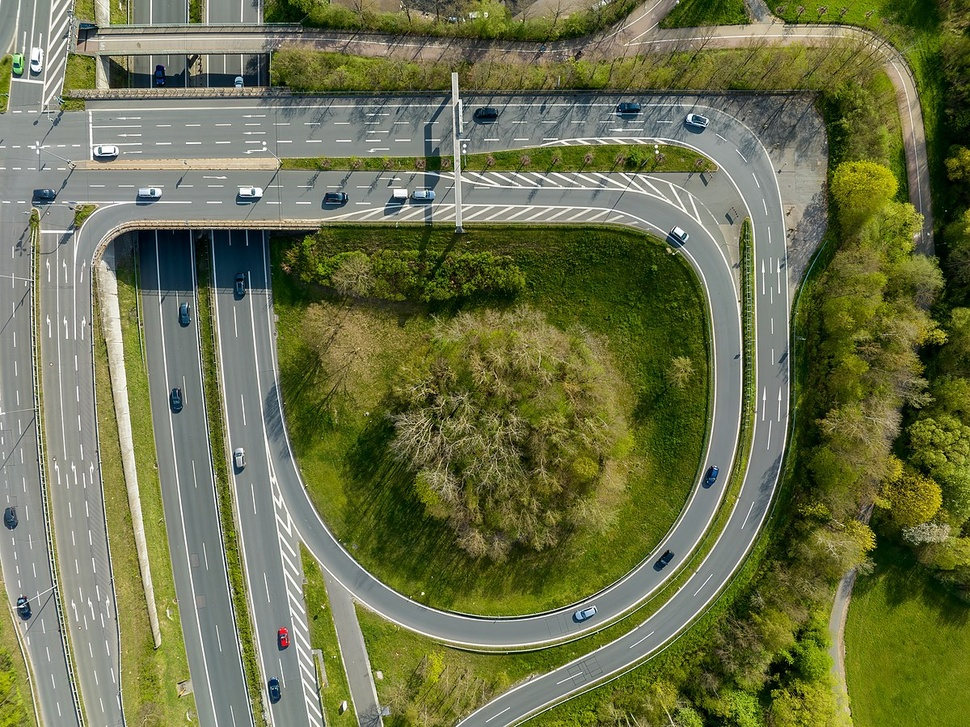
#> input picture udemy_course_tasks/chapter2/road.jpg, 970 x 727 px, shrunk from 1200 x 899 before the run
$ python images2.py
#> lines starting #> are read from the running program, lines starting #| are printed output that depends on the picture
import cv2 as cv
import numpy as np
import matplotlib.pyplot as plt
from IPython.display import Image

# Read the image in BGR format (OpenCV reads images in BGR by default)
img_bgr = cv.imread("road.jpg", cv.IMREAD_COLOR)
#> img_bgr is the input picture: shape (727, 970, 3); mean B, G, R 75.5, 113.8, 108.8

# Split the image into its Blue, Green, and Red channels
b, g, r = cv.split(img_bgr)
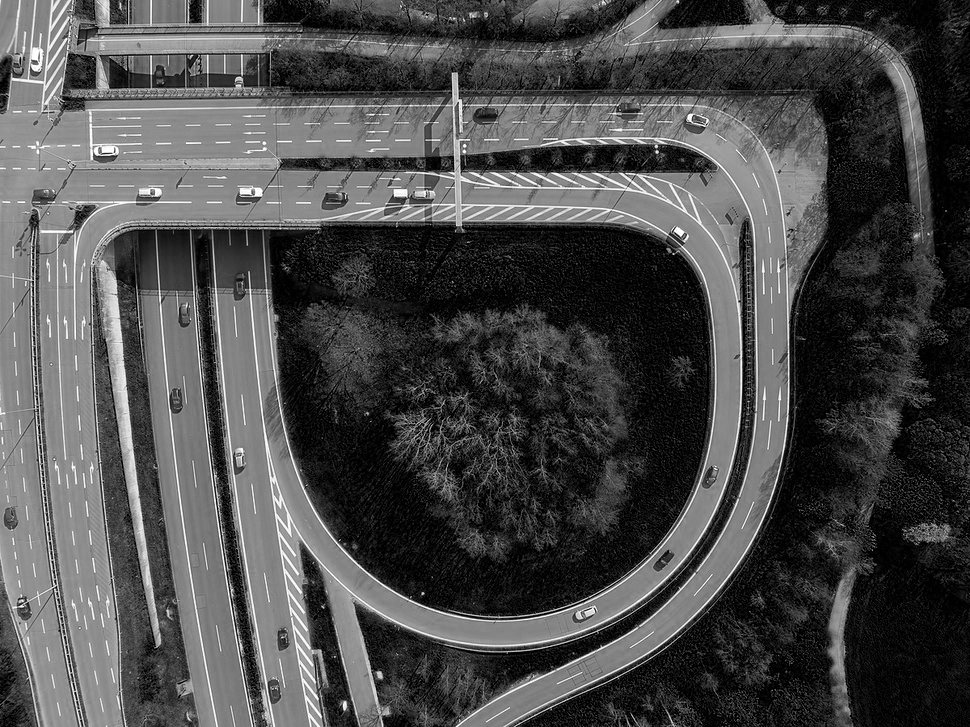
#> b: shape (727, 970); min 0, max 255, mean 75.5
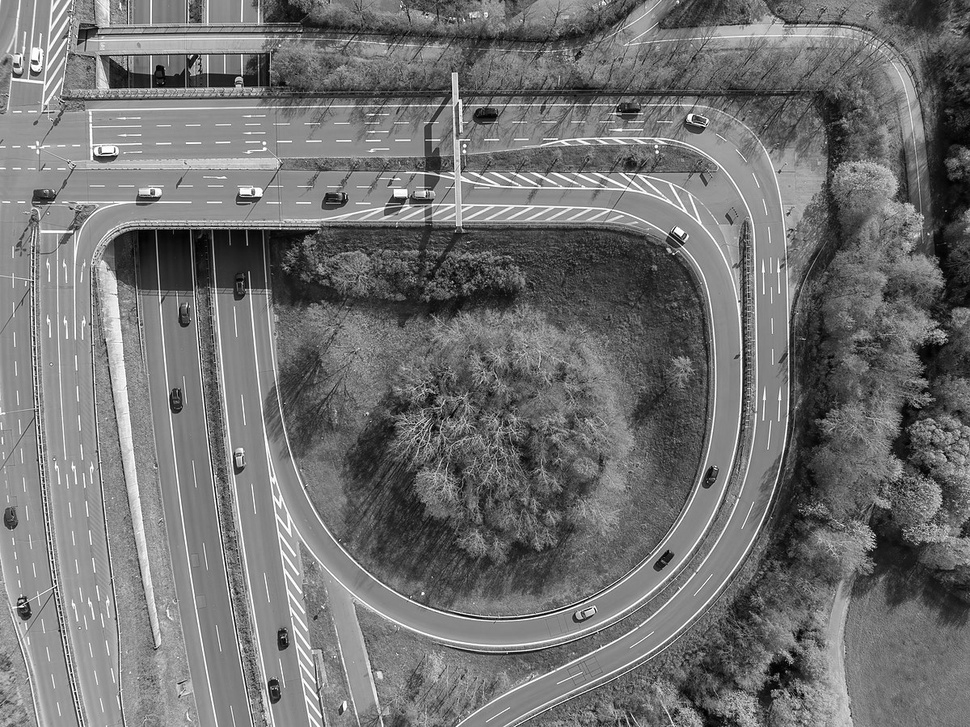
#> g: shape (727, 970); min 0, max 255, mean 113.8
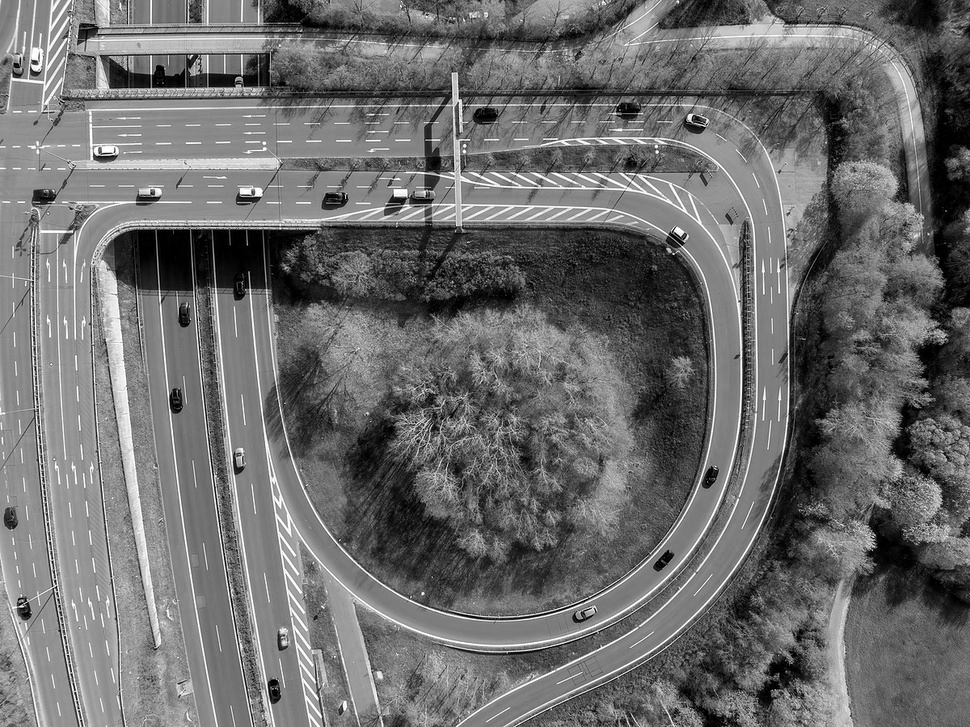
#> r: shape (727, 970); min 0, max 255, mean 108.8

# Show the individual channels using matplotlib
plt.figure(figsize=[20, 5])  # Set the figure size to 20x5
#> (this line was passed over: IPython is not available in this run)

# Display the Red channel
plt.subplot(141)  # Create a subplot in a 1x4 grid at the 1st position
#> (this line was passed over: IPython is not available in this run)
plt.imshow(r, cmap='gray')   # Display the red channel in grayscale
#> (this line was passed over: IPython is not available in this run)
plt.title("Red Channel")     # Add a title to the subplot
#> (this line was passed over: IPython is not available in this run)

# Display the Green channel
plt.subplot(142)  # Create a subplot in a 1x4 grid at the 2nd position
#> (this line was passed over: IPython is not available in this run)
plt.imshow(g, cmap='gray')   # Display the green channel in grayscale
#> (this line was passed over: IPython is not available in this run)
plt.title("Green Channel")   # Add a title to the subplot
#> (this line was passed over: IPython is not available in this run)
#> (the run stopped early here; a loop or call above may not have finished)
